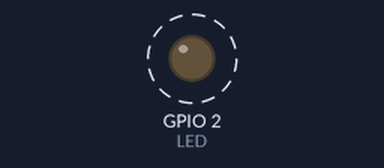
Recording of a program running on a simulated ESP32. Parts: output pins drawn as LEDs (lit = HIGH). Dashed ring = blinking. WiFi joins after 1.5 s; servers stay silent unless stated.

Above: at 0.07 s.
Timing chart, 0 to 3.0 s (numbered marks = the images above):
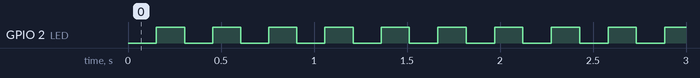

The program:

main.cpp
```cpp
// sniffer-2line-rtos v2 — стабильный сниффер шлейфа дисплей<->мейнборд косилки.
//   ↑ -> GPIO17 (A), ↓ -> GPIO16 (B), GND -> GND. Питание — повербанк. 230400, JSON.
//
// Надёжность («сделать хорошо»):
//   * Ядро 1: captureTask — только чтение UART (реалтайм) -> статический кольцевой буфер (48К, lock-free).
//   * Ядро 0: netTask — Wi-Fi + TCP к VPS (авто-реконнект, детект полу-открытого сокета) + ЛОКАЛЬНАЯ веб-морда.
//   * ЛОКАЛЬНЫЙ интерфейс на самой ESP: своя точка "mower-sniff" (192.168.4.1) И по IP в домашней сети.
//     Видно состояние + живые кадры ДАЖЕ если VPS/Wi-Fi недоступны.
//   LED GPIO2: медленно = связь+слив идут, быстро = нет.

#include <Arduino.h>
#include <WiFi.h>
#include <WebServer.h>
#if __has_include("secrets.h")
  #include "secrets.h"
#endif
#ifndef STA_SSID
  #define STA_SSID ""
  #define STA_PASS ""
#endif
#ifndef LOG_HOST
  #define LOG_HOST ""
  #define LOG_PORT 9000
#endif

static const int RX_UP = 17, RX_DN = 16, LED = 2;
static const uint32_t BAUD = 230400;

// --- статический кольцевой буфер для VPS (writer=captureTask, reader=netTask) ---
static const uint32_t RB = 48 * 1024;
static uint8_t rb[RB];
volatile uint32_t rhead = 0, rtail = 0, g_dropped = 0;
static inline uint32_t rbUsed() { uint32_t h = rhead, t = rtail; return (h >= t) ? (h - t) : (RB - t + h); }
static inline uint32_t rbFree() { return RB - 1 - rbUsed(); }

// --- последние кадры для ЛОКАЛЬНОЙ веб-морды ---
static const int NREC = 60;
char recent[NREC][200];
volatile int recHead = 0;
volatile uint32_t cntA = 0, cntB = 0;

void rbPushLine(const char* s, int n) {
  // в локальный показ — всегда
  int m = n < 196 ? n : 196, idx = recHead;
  memcpy(recent[idx], s, m); recent[idx][m] = 0; recHead = (idx + 1) % NREC;
  // в буфер на VPS — если влезает
  if ((uint32_t)(n + 1) > rbFree()) { g_dropped += n + 1; return; }
  uint32_t h = rhead;
  for (int i = 0; i < n; i++) { rb[h] = (uint8_t)s[i]; h = (h + 1) % RB; }
  rb[h] = '\n'; h = (h + 1) % RB; rhead = h;
}

volatile int g_rssi = 0; volatile bool g_netUp = false; volatile uint32_t g_reconn = 0;
char g_ip[24] = "-";
WiFiClient cli;

struct Chan { HardwareSerial* ser; char tag; uint8_t buf[256]; int len; uint32_t last; };
Chan chA = {&Serial1, 'A', {0}, 0, 0};
Chan chB = {&Serial2, 'B', {0}, 0, 0};
void flushChan(Chan& c) {
  if (!c.len) return;
  if (c.tag == 'A') cntA += c.len; else cntB += c.len;
  char line[256 * 3 + 32];
  int p = snprintf(line, sizeof(line), "%c %lu %lu ", c.tag, (unsigned long)BAUD, (unsigned long)millis());
  for (int i = 0; i < c.len; i++) p += snprintf(line + p, sizeof(line) - p, "%02X ", c.buf[i]);
  rbPushLine(line, p); c.len = 0;
}
void pumpChan(Chan& c) {
  while (c.ser->available()) { c.buf[c.len++] = (uint8_t)c.ser->read(); c.last = millis(); if (c.len >= 256) flushChan(c); }
  if (c.len > 0 && millis() - c.last > 4) flushChan(c);
}

void captureTask(void*) {
  Serial1.setRxBufferSize(2048); Serial2.setRxBufferSize(2048);
  Serial1.begin(BAUD, SERIAL_8N1, RX_UP, -1);
  Serial2.begin(BAUD, SERIAL_8N1, RX_DN, -1);
  uint32_t lastStatus = 0;
  for (;;) {
    pumpChan(chA); pumpChan(chB);
    if (millis() - lastStatus > 2000) {
      lastStatus = millis();
      char s[220];
      int n = snprintf(s, sizeof(s),
        "S {\"rssi\":%d,\"ssid\":\"" STA_SSID "\",\"ip\":\"%s\",\"baud\":%lu,\"buf\":%lu,\"drop\":%lu,\"up\":%lu,\"rc\":%lu}",
        (int)g_rssi, g_ip, (unsigned long)BAUD, (unsigned long)rbUsed(),
        (unsigned long)g_dropped, (unsigned long)(millis() / 1000), (unsigned long)g_reconn);
      rbPushLine(s, n);
    }
    vTaskDelay(1);
  }
}

// --- локальная веб-морда ---
WebServer web(80);
const char* PAGE = R"HTML(<!doctype html><meta charset=utf-8><meta name=viewport content="width=device-width,initial-scale=1"><title>mower-sniff</title>
<style>body{font-family:system-ui,sans-serif;background:#0e1116;color:#cdd9e5;margin:0;padding:12px}
.row{display:flex;gap:8px;flex-wrap:wrap}.card{background:#171c24;border:1px solid #2a313c;border-radius:9px;padding:10px;flex:1;min-width:110px}
.k{color:#7a869a;font-size:12px}.v{font-size:18px;font-weight:600}.ok{color:#3fb950}.no{color:#f85149}.warn{color:#d29922}
pre{background:#0a0d12;border:1px solid #2a313c;border-radius:8px;padding:8px;max-height:300px;overflow:auto;font-size:12px;white-space:pre-wrap;word-break:break-all}.A{color:#6cf}.B{color:#fc6}.S{color:#9a9}</style>
<h3>&#128225; mower-sniff (локально на ESP)</h3>
<div class=row>
<div class=card><div class=k>Wi-Fi</div><div class=v id=rssi>&mdash;</div></div>
<div class=card><div class=k>VPS</div><div class=v id=srv>&mdash;</div></div>
<div class=card><div class=k>Буфер</div><div class=v id=buf>0</div></div>
<div class=card><div class=k>Потеряно</div><div class=v id=drop>0</div></div>
<div class=card><div class=k>&#8593; A</div><div class=v id=a>0</div></div>
<div class=card><div class=k>&#8595; B</div><div class=v id=b>0</div></div>
</div>
<p>Живые кадры (расшифровано):</p><pre id=log></pre>
<script>
function asc(p){return p.slice(3).map(h=>{let c=parseInt(h,16);return(c>=32&&c<127)?String.fromCharCode(c):'.';}).join('');}
async function t(){try{let d=await(await fetch('/data')).json();
rssi.innerHTML=d.ip!='-'?('<span class="'+(d.rssi>-67?'ok':d.rssi>-80?'warn':'no')+'">'+d.rssi+' dBm</span>'):'<span class=no>нет</span>';
srv.innerHTML=d.srv?'<span class=ok>OK</span>':'<span class=no>нет</span>';
buf.textContent=d.buf;drop.textContent=d.drop;a.textContent=d.a;b.textContent=d.b;
log.innerHTML=d.lines.map(l=>{let p=l.split(' ');let c=p[0];return '<span class="'+c+'">'+(c=='S'?l:(c+': '+asc(p)))+'</span>';}).join('\n');
}catch(e){}}
setInterval(t,500);t();
</script>)HTML";

String jsonEsc(const char* s) { String o; for (const char* p = s; *p; p++) { if (*p == '"' || *p == '\\') o += '\\'; o += *p; } return o; }
void handleData() {
  String j = "{\"rssi\":" + String(g_rssi) + ",\"ip\":\"" + String(g_ip) + "\",\"srv\":" + (cli.connected() ? "true" : "false") +
             ",\"buf\":" + String(rbUsed()) + ",\"drop\":" + String(g_dropped) +
             ",\"a\":" + String(cntA) + ",\"b\":" + String(cntB) + ",\"lines\":[";
  bool first = true;
  for (int i = 0; i < NREC; i++) {
    int idx = (recHead + i) % NREC;
    if (!recent[idx][0]) continue;
    if (!first) j += ','; first = false;
    j += "\"" + jsonEsc(recent[idx]) + "\"";
  }
  j += "]}";
  web.send(200, "application/json", j);
}

void netTask(void*) {
  pinMode(LED, OUTPUT);
  WiFi.mode(WIFI_AP_STA);
  WiFi.softAP("mower-sniff", "mower1234");          // локальная точка всегда
  WiFi.persistent(false); WiFi.setAutoReconnect(true);
  WiFi.begin(STA_SSID, STA_PASS);
  web.on("/", []() { web.send(200, "text/html", PAGE); });
  web.on("/data", handleData);
  web.begin();
  uint32_t lastTry = 0, lastLed = 0, lastProgress = 0; bool led = false;
  for (;;) {
    web.handleClient();
    if (WiFi.status() == WL_CONNECTED) {
      g_rssi = WiFi.RSSI();
      strncpy(g_ip, WiFi.localIP().toString().c_str(), sizeof(g_ip) - 1); g_ip[sizeof(g_ip) - 1] = 0;
      if (!cli.connected()) {
        g_netUp = false;
        if (millis() - lastTry > 2000 && strlen(LOG_HOST)) {
          lastTry = millis();
          if (cli.connect(LOG_HOST, LOG_PORT)) { cli.setNoDelay(true); g_reconn++; lastProgress = millis(); }
        }
      } else {
        g_netUp = true;
        uint32_t used = rbUsed();
        if (used) {
          int avail = cli.availableForWrite();
          if (avail > 512) avail = 512;
          if (avail > 0) {
            uint32_t t = rtail, chunk = (rhead >= t) ? (rhead - t) : (RB - t);
            if ((int)chunk > avail) chunk = avail;
            int w = cli.write(rb + t, chunk);
            if (w > 0) { rtail = (t + w) % RB; lastProgress = millis(); }
            else if (w < 0) cli.stop();
          }
        } else lastProgress = millis();
        if (used > 0 && millis() - lastProgress > 8000) cli.stop();   // полу-открытый сокет -> reconnect
      }
    } else {
      g_netUp = false; strcpy(g_ip, "-");
      if (cli.connected()) cli.stop();
      if (millis() - lastTry > 5000) { lastTry = millis(); WiFi.disconnect(); WiFi.begin(STA_SSID, STA_PASS); }
    }
    uint32_t period = g_netUp ? 1000 : 150;
    if (millis() - lastLed > period) { lastLed = millis(); led = !led; digitalWrite(LED, led); }
    vTaskDelay(2);
  }
}

void setup() {
  Serial.begin(115200);
  xTaskCreatePinnedToCore(captureTask, "cap", 6144, NULL, 10, NULL, 1);
  xTaskCreatePinnedToCore(netTask,     "net", 8192, NULL,  5, NULL, 0);
}
void loop() { vTaskDelay(1000); }
```

Measured:
- by itself, GPIO 2 (LED): alternates HIGH for 0.15 s and LOW for 0.15 s
